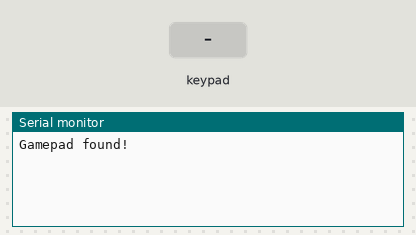
Bench run of a sketch on a simulated Arduino Uno, built with avr-gcc and run on an emulated ATmega328P. Parts: the last lines printed to the serial monitor. Inputs (shaded band) come from the test bench.

Above: at 1.2 s.
1.3 s: key 'U' pressed
At 2.9 s:
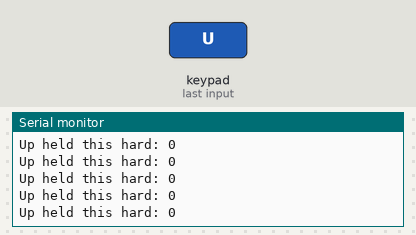
3.2 s: key 'D' pressed
At 4.8 s:
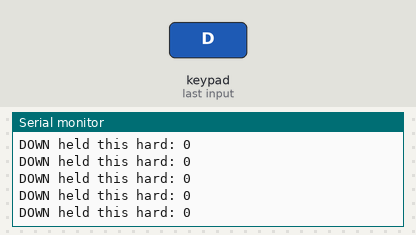
5.1 s: key 'L' pressed
At 6.3 s:
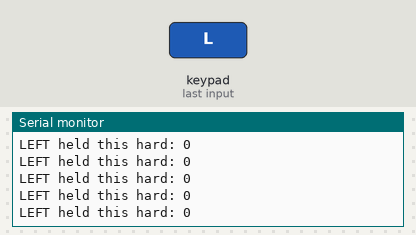
7.0 s: key 'R' pressed
At 8.6 s:
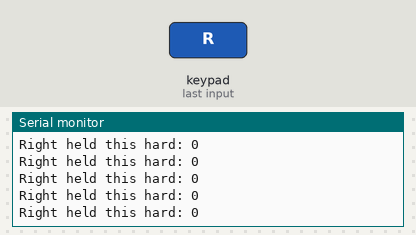
8.9 s: key 'X' pressed
At 9.9 s:
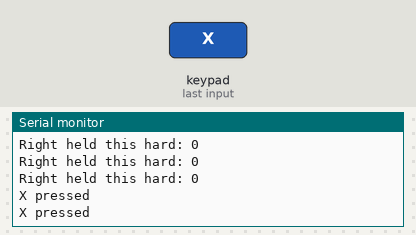
10.8 s: key 'O' pressed
At 11.5 s:
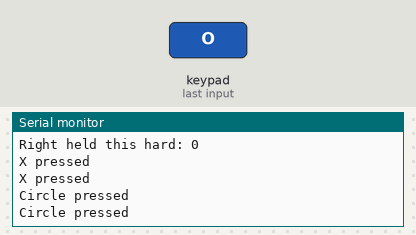

Measured:
- after the input at 1.3 s, the serial monitor: prints a new line at once (image 1)
- after the input at 3.2 s, the serial monitor: prints a new line at once (image 2)
- after the input at 5.1 s, the serial monitor: prints a new line at once (image 3)
- after the input at 7.0 s, the serial monitor: prints a new line at once (image 4)
- after the input at 8.9 s, the serial monitor: prints a new line at once (image 5)
- after the input at 10.8 s, the serial monitor: prints a new line at once (image 6)

The sketch:

PS2.ino
```cpp
#include "PS2X_lib.h"

PS2X ps2x;
int error;
void setup() {
  Serial.begin(9600);
  //配對接收器
  do {
    //GamePad(clock, command, attention, data, Pressures?, Rumble?)
    error = ps2x.config_gamepad(13, 11, 10, 12, true, true);   //這行要和接線對應正確
    if (error == 0) { Serial.print("Gamepad found!");break; }
    else { Serial.println("error");delay(100); }
  } while (1);
}
void loop(){
  ps2x.read_gamepad(false, 0);  //讀取手把狀態

  //測試每一個按鈕和搖桿
    if(ps2x.Button(PSB_START))         //Start鍵
      Serial.println("Start is being held");
    if(ps2x.Button(PSB_SELECT))       //Select鍵
      Serial.println("Select is being held");

    if(ps2x.Button(PSB_PAD_UP)) {      //十字方向，上
      Serial.print("Up held this hard: ");
      Serial.println(ps2x.Analog(PSAB_PAD_UP), DEC);
    }
    if(ps2x.Button(PSB_PAD_RIGHT)){   //十字方向，右
      Serial.print("Right held this hard: ");
      Serial.println(ps2x.Analog(PSAB_PAD_RIGHT), DEC);
    }
    if(ps2x.Button(PSB_PAD_LEFT)){    //十字方向，左
      Serial.print("LEFT held this hard: ");
      Serial.println(ps2x.Analog(PSAB_PAD_LEFT), DEC);
    }
    if(ps2x.Button(PSB_PAD_DOWN)){    //十字方向，下
      Serial.print("DOWN held this hard: ");
      Serial.println(ps2x.Analog(PSAB_PAD_DOWN), DEC);
    }
    if(ps2x.NewButtonState(PSB_L3))   //L3鍵，NewButtonState按下不管多久只會觸發兩次(按下和放開)
      Serial.println("L3 pressed");
    if(ps2x.NewButtonState(PSB_R3))   //R3鍵
      Serial.println("R3 pressed");
    if(ps2x.NewButtonState(PSB_L2))   //L2鍵
      Serial.println("L2 pressed");
    if(ps2x.NewButtonState(PSB_R2))   //R2鍵
      Serial.println("R2 pressed");
    if(ps2x.NewButtonState(PSB_TRIANGLE))  //三角按鍵
      Serial.println("Triangle pressed");
    if(ps2x.NewButtonState(PSB_CIRCLE))    //圓型按鍵
      Serial.println("Circle pressed");
    if(ps2x.NewButtonState(PSB_CROSS))    //X按鍵
      Serial.println("X pressed");
    if(ps2x.NewButtonState(PSB_SQUARE))   //方型按鍵
      Serial.println("Square pressed");

    if(ps2x.Button(PSB_L1) || ps2x.Button(PSB_R1)) { //按下L1或L2鍵，顯示兩個香菇頭的數值
      Serial.print("Stick Values:");
      Serial.print(ps2x.Analog(PSS_LY), DEC);   //左，上下
      Serial.print(",");
      Serial.print(ps2x.Analog(PSS_LX), DEC);   //左，左右
      Serial.print(",");
      Serial.print(ps2x.Analog(PSS_RY), DEC);   //右，上下
      Serial.print(",");
      Serial.println(ps2x.Analog(PSS_RX), DEC); //右，左右
    }
  delay(10);
}
```
